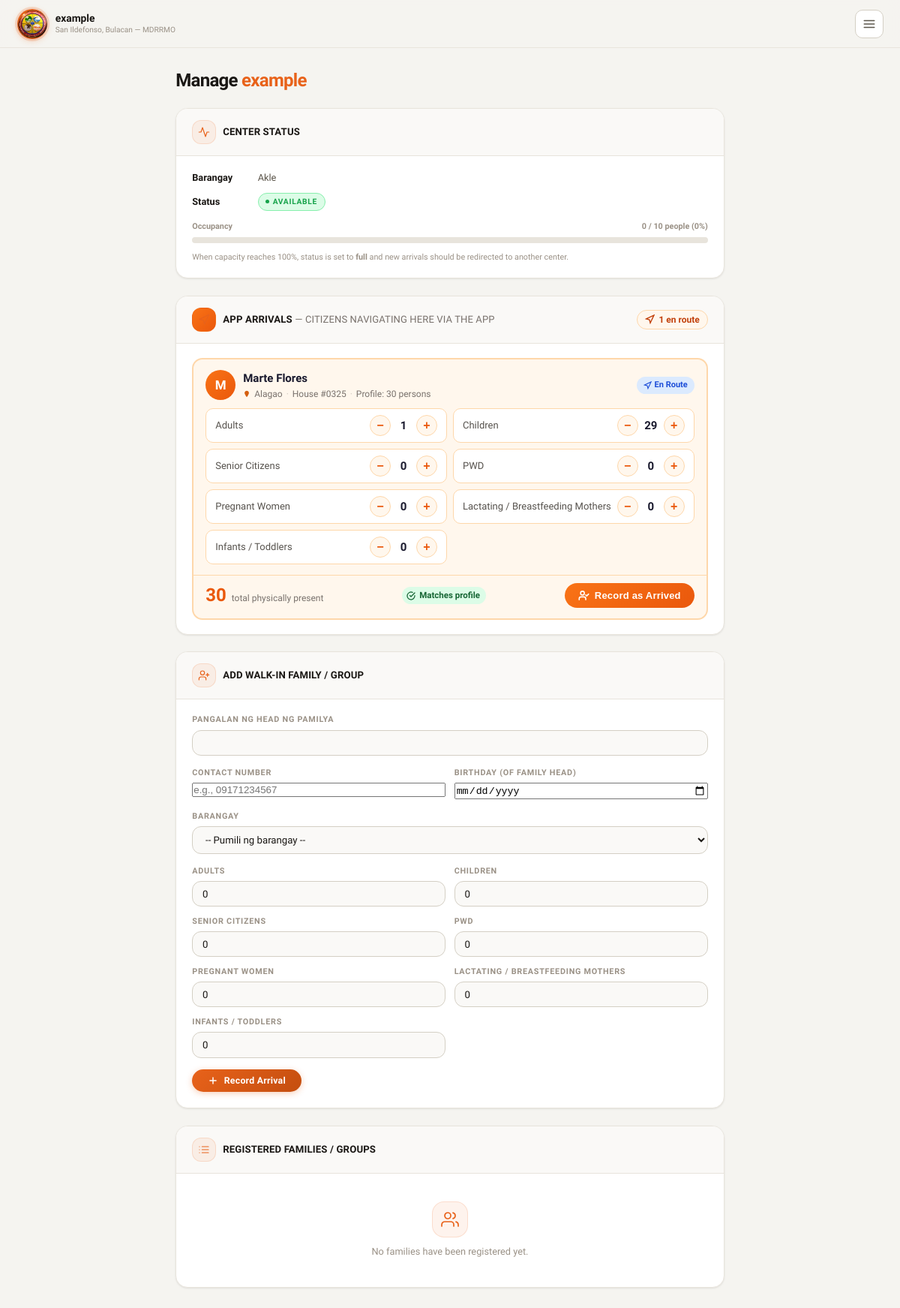
/coordinator/manage_center.php?id=1 (signed in), run on the app's committed database.
### tables this page shows
CREATE TABLE `evacuation_centers` (
  `id` int(10) UNSIGNED NOT NULL,
  `name` varchar(150) NOT NULL,
  `barangay_id` int(10) UNSIGNED NOT NULL,
  `address` varchar(255) NOT NULL,
  `lat` decimal(10,7) NOT NULL,
  `lng` decimal(10,7) NOT NULL,
  `max_capacity_people` int(10) UNSIGNED NOT NULL,
  `max_capacity_families` int(10) UNSIGNED DEFAULT 0,
  `status` enum('available','near_capacity','full','temp_shelter','closed') NOT NULL DEFAULT 'available',
  `coordinator_user_id` int(10) UNSIGNED DEFAULT NULL,
  `notes` text DEFAULT NULL,
  `created_at` datetime NOT NULL DEFAULT current_timestamp(),
  `updated_at` datetime NOT NULL DEFAULT current_timestamp() ON UPDATE current_timestamp()
);

CREATE TABLE `barangays` (
  `id` int(10) UNSIGNED NOT NULL,
  `name` varchar(100) NOT NULL,
  `municipality` varchar(100) NOT NULL DEFAULT 'San Ildefonso',
  `province` varchar(100) NOT NULL DEFAULT 'Bulacan',
  `center_lat` decimal(10,7) DEFAULT NULL,
  `center_lng` decimal(10,7) DEFAULT NULL,
  `boundary_polygon` longtext DEFAULT NULL CHECK (json_valid(`boundary_polygon`)),
  `is_active` tinyint(1) NOT NULL DEFAULT 1
);

CREATE TABLE `evac_navigation_tracking` (
  `id` int(10) UNSIGNED NOT NULL,
  `user_id` int(10) UNSIGNED NOT NULL,
  `center_id` int(10) UNSIGNED NOT NULL,
  `disaster_id` int(10) UNSIGNED DEFAULT NULL,
  `status` enum('navigating','arrived','cancelled') NOT NULL DEFAULT 'navigating',
  `created_at` datetime NOT NULL DEFAULT current_timestamp(),
  `updated_at` datetime NOT NULL DEFAULT current_timestamp() ON UPDATE current_timestamp()
);

CREATE TABLE `users` (
  `id` int(10) UNSIGNED NOT NULL,
  `full_name` varchar(150) NOT NULL,
  `first_name` varchar(100) DEFAULT NULL,
  `middle_name` varchar(100) DEFAULT NULL,
  `last_name` varchar(100) DEFAULT NULL,
  `suffix` varchar(10) DEFAULT NULL,
  `email` varchar(150) NOT NULL,
  `contact_number` varchar(20) DEFAULT NULL,
  `password_hash` varchar(255) NOT NULL,
  `role` enum('citizen','admin','coordinator') NOT NULL DEFAULT 'citizen',
  `barangay_id` int(10) UNSIGNED NOT NULL,
  `house_number` varchar(50) NOT NULL,
  `birthday` date DEFAULT NULL,
  `sex` enum('male','female','prefer_not_to_say') DEFAULT NULL,
  `is_email_verified` tinyint(1) NOT NULL DEFAULT 0,
  `otp_code_hash` varchar(255) DEFAULT NULL,
  `otp_expires_at` datetime DEFAULT NULL,
  `device_token` varchar(255) DEFAULT NULL,
  `device_fingerprint` varchar(255) DEFAULT NULL,
  `device_registered_at` datetime DEFAULT NULL,
  `is_device_trusted` tinyint(1) NOT NULL DEFAULT 0,
  `is_active` tinyint(1) NOT NULL DEFAULT 1,
  `created_at` datetime NOT NULL DEFAULT current_timestamp(),
  `updated_at` datetime NOT NULL DEFAULT current_timestamp() ON UPDATE current_timestamp(),
  `otp_code` varchar(10) DEFAULT NULL,
  `otp_purpose` varchar(30) DEFAULT NULL
);

### coordinator/manage_center.php (the view, shortened to what the rows shown need)
<?php
require_once __DIR__ . '/../pages/center_helpers.php';
$pdo  = db();
$user = current_user();
$centerId = isset($_GET['id']) ? (int)$_GET['id'] : 0;
$stmt = $pdo->prepare("SELECT c.*, b.name AS barangay_name
                       FROM evacuation_centers c
                       JOIN barangays b ON b.id = c.barangay_id
                       WHERE c.id = ? AND c.coordinator_user_id = ?");
$stmt->execute([$centerId, $user['id']]);
$center = $stmt->fetch();
$appArrivalsStmt = $pdo->prepare("
    SELECT
        nt.id          AS tracking_id,
        nt.user_id,
        u.full_name,
        b.name         AS barangay_name,
        u.barangay_id,
        u.house_number,
        COALESCE(ch.adults,        1) AS adults,
        COALESCE(ch.children,      0) AS children,
        COALESCE(ch.seniors,       0) AS seniors,
        COALESCE(ch.pwds,          0) AS pwds,
        COALESCE(ch.pregnant_women,    0) AS pregnant_women,
        COALESCE(ch.lactating_mothers, 0) AS lactating_mothers,
        COALESCE(ch.infants_toddlers,  0) AS infants_toddlers,
        COALESCE(ch.total_members, 1) AS total_members,
        nt.updated_at
    FROM evac_navigation_tracking nt
    JOIN users u        ON u.id  = nt.user_id
    JOIN barangays b    ON b.id  = u.barangay_id
    LEFT JOIN family_profiles ch ON ch.user_id = nt.user_id
    WHERE nt.center_id = ?
      AND nt.status    = 'navigating'
    ORDER BY nt.updated_at ASC
");
$appArrivalsStmt->execute([$centerId]);
$appArrivals = $appArrivalsStmt->fetchAll();
$occ      = get_center_occupancy($centerId);
$pct      = round($occ['percent']);
?>
<!DOCTYPE html>
<html lang="en">
<head>
    <link rel="stylesheet" href="../asset/css/manage_center.css">
</head>
<body>
<div class="layout">
    <div class="main">
        <header class="topbar">
            <div class="topbar-brand">
                <div class="topbar-brand-text">
                    <div class="topbar-title"><?php echo htmlspecialchars($center['name']); ?></div>
                    <div class="topbar-subtitle">San Ildefonso, Bulacan — MDRRMO</div>
                </div>
            </div>
        </header>
        <main class="dashboard">
            <h1 class="page-heading">Manage <span><?php echo htmlspecialchars($center['name']); ?></span></h1>
            <section class="card">
                <div class="card-header">
                    <h2>Center Status</h2>
                </div>
                <div class="card-body">
                    <div class="info-row">
                        <strong>Barangay</strong>
                        <?php echo htmlspecialchars($center['barangay_name']); ?>
                    </div>
                    <div class="info-row">
                        <strong>Status</strong>
                        <?php $sc = 'status-' . strtolower(preg_replace('/\s+/', '-', $center['status'])); ?>
                        <span class="status-pill <?php echo htmlspecialchars($sc); ?>">
                            <?php echo htmlspecialchars($center['status']); ?>
                        </span>
                    </div>
                    <div class="occ-bar-wrap">
                        <div class="occ-bar-label">
                            <span>Occupancy</span>
                            <span><?php echo $occ['current']; ?> / <?php echo $occ['max']; ?> people (<?php echo $pct; ?>%)</span>
                        </div>
                        <div class="occ-bar-track">
                        </div>
                    </div>
                    <p class="occ-note">
                        When capacity reaches 100%, status is set to <strong>full</strong> and new arrivals should be redirected to another center.
                    </p>
                </div>
            </section>
            <section class="card">
                <div class="card-header">
                    <h2>App Arrivals <small style="font-size:13px;font-weight:400;color:#78716c;">— citizens navigating here via the app</small></h2>
                </div>
                <div class="card-body">
                    <?php if (!$appArrivals): ?>
                        <div class="arrival-queue-empty">
                            <svg viewBox="0 0 24 24" width="28" height="28" fill="none" stroke="currentColor" stroke-width="1.5" stroke-linecap="round"><polygon points="3 11 22 2 13 21 11 13 3 11"/></svg>
                            No citizens are currently navigating to this center via the app.
                        </div>
                    <?php else: ?>
                        <div class="app-arrivals-grid">
                        <?php foreach ($appArrivals as $a):
                            $initial    = mb_strtoupper(mb_substr($a['full_name'], 0, 1));
                            $profileTotal = (int)$a['total_members'];
                        ?>
                        <div class="app-arrival-card" id="arrival-card-<?php echo (int)$a['tracking_id']; ?>">
                            <div class="app-arrival-card-header">
                                <div class="app-arrival-person">
                                    <div class="app-arrival-avatar"><?php echo htmlspecialchars($initial); ?></div>
                                    <div>
                                        <div class="app-arrival-name"><?php echo htmlspecialchars($a['full_name']); ?></div>
                                        <div class="app-arrival-meta">
                                            <svg viewBox="0 0 14 14" width="10" height="10" fill="#d45f10"><path d="M7 1C4.79 1 3 2.79 3 5c0 3.25 4 8 4 8s4-4.75 4-8c0-2.21-1.79-4-4-4Z"/></svg>
                                            <?php echo htmlspecialchars($a['barangay_name']); ?>
                                            <span class="dot">·</span>
                                            House #<?php echo htmlspecialchars($a['house_number']); ?>
                                            <span class="dot">·</span>
                                            Profile: <?php echo $profileTotal; ?> person<?php echo $profileTotal != 1 ? 's' : ''; ?>
                                        </div>
                                    </div>
                                </div>
                                <span class="app-badge-nav">
                                    <svg viewBox="0 0 24 24" fill="none" stroke="currentColor" stroke-width="2.5" stroke-linecap="round"><polygon points="3 11 22 2 13 21 11 13 3 11"/></svg>
                                    En Route
                                </span>
                            </div>
                            <form method="post"
                                  id="form-arrival-<?php echo (int)$a['tracking_id']; ?>"
                                  onsubmit="return confirmArrival(this)">
                                <div class="app-arrival-members">
                                    <?php foreach (DEMO_FIELDS as $field => $label):
                                        $val = (int)$a[$field];
                                    ?>
                                    <div class="app-member-row">
                                        <span class="app-member-label"><?php echo $label; ?></span>
                                        <div class="app-member-controls">
                                            <button type="button"
                                                    onclick="adjustVal(<?php echo (int)$a['tracking_id']; ?>, '<?php echo $field; ?>', -1)">−</button>
                                            <span class="app-member-val"
                                                  id="val-<?php echo (int)$a['tracking_id']; ?>-<?php echo $field; ?>"><?php echo $val; ?></span>
                                            <button type="button"
                                                    onclick="adjustVal(<?php echo (int)$a['tracking_id']; ?>, '<?php echo $field; ?>', 1)">+</button>
                                        </div>
                                    </div>
                                    <?php endforeach; ?>
                                </div>
                                <div class="app-arrival-footer">
                                    <div class="app-total-wrap">
                                        <div class="app-total-num"
                                             id="total-<?php echo (int)$a['tracking_id']; ?>"><?php echo $profileTotal; ?></div>
                                        <div class="app-total-label">&nbsp;total physically present</div>
                                    </div>
                                    <span class="profile-match match-ok"
                                          id="match-<?php echo (int)$a['tracking_id']; ?>">
                                        <svg viewBox="0 0 24 24" width="12" height="12" fill="none" stroke="currentColor" stroke-width="2.5" stroke-linecap="round"><path d="M22 11.08V12a10 10 0 11-5.93-9.14"/><polyline points="22 4 12 14.01 9 11.01"/></svg>
                                        Matches profile
                                    </span>
                                    <button type="submit" class="btn-record-arrival">
                                        <svg viewBox="0 0 24 24" fill="none" stroke="currentColor" stroke-width="2.5" stroke-linecap="round" stroke-linejoin="round">
                                            <path d="M16 21v-2a4 4 0 00-4-4H6a4 4 0 00-4 4v2"/>
                                            <circle cx="9" cy="7" r="4"/>
                                            <polyline points="16 11 18 13 22 9"/>
                                        </svg>
                                        Record as Arrived
                                    </button>
                                </div>
                            </form>
                        </div>
                        <?php endforeach; ?>
                        </div>
                    <?php endif; ?>
                </div>
            </section>
            <section class="card">
                <div class="card-header">
                    <h2>Add Walk-in Family / Group</h2>
                </div>
            </section>
            <section class="card">
                <div class="card-header">
                    <h2>Registered Families / Groups</h2>
                </div>
            </section>
        </main>
    </div>
</div>
</body>
</html>

### data on the page
evacuation_centers: name "example", barangay.name "Akle", status "AVAILABLE", max_capacity_people "10"
evac_navigation_tracking: user.full_name "M", user.full_name "Marte Flores", barangays.name "Alagao", user.house_number "0325", profileTotal "30", label "Adults", val "1", label "Children", val "29", label "Senior Citizens", val "0", label "PWD", label "Pregnant Women", label "Lactating / Breastfeeding Mothers", label "Infants / Toddlers"

### other printed values
$occ['current'] "0"
$pct "0"
count($appArrivals) "1"
$label "ADULTS"
$label "CHILDREN"
$label "SENIOR CITIZENS"
$label "PWD"
$label "PREGNANT WOMEN"
$label "LACTATING / BREASTFEEDING MOTHERS"
$label "INFANTS / TODDLERS"
